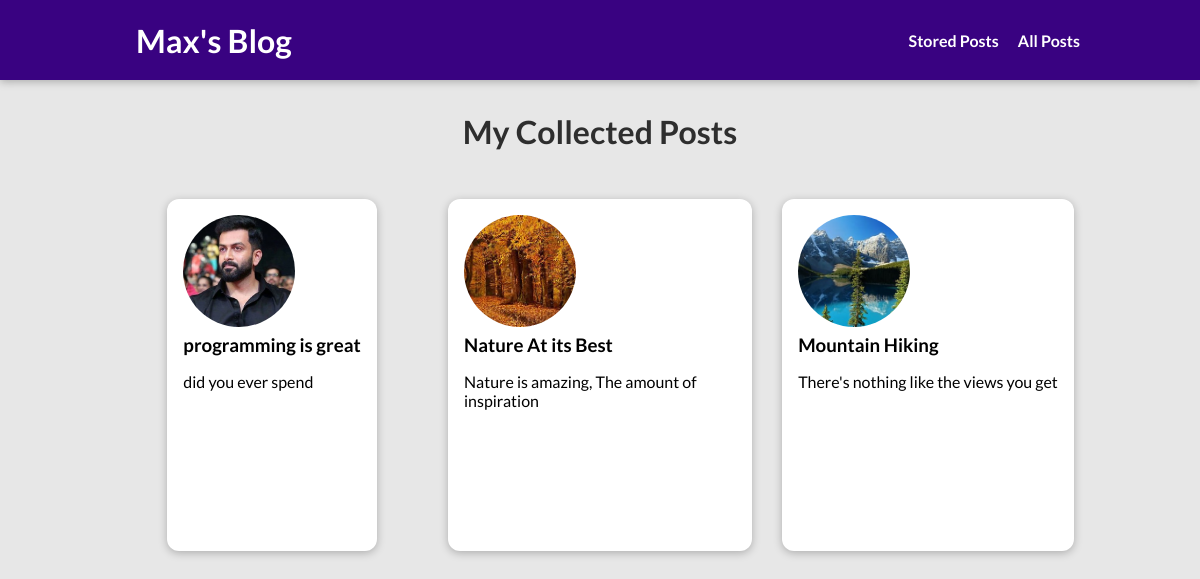
The page /posts on the database its author committed.
### blog/models.py (models this page shows, shortened)
class Post(models.Model):
    title = models.CharField(max_length=150)
    excerpt = models.CharField(max_length=200)
    image = models.ImageField(upload_to="posts", null=True)
    date = models.DateField(auto_now=True)
    slug = models.SlugField(unique=True, db_index=True)
    content = models.TextField(validators=[MinLengthValidator(10)])
    author = models.ForeignKey(Author, on_delete=models.SET_NULL, null=True, related_name="posts" )
    tags = models.ManyToManyField(Tag)

### blog/views.py (the view)
# urls.py: path("posts", views.AllPostView.as_view(), name="posts-page"),
class AllPostView(ListView):
    template_name = "blog/all-posts.html"
    model = Post
    ordering = ["-date"]
    context_object_name = "all_posts"

### blog/templates/blog/all-posts.html (shortened to what this page needs)
{% extends "base.html" %}
{% load static %}
{% block css_files %}
    <link rel="stylesheet" href="{% static "blog/post.css" %}"/>
    <link rel="stylesheet" href="{% static "blog/all-posts.css" %}"/>
{% endblock %}
{% block content %}
<section id="all-posts">
    <h2>My Collected Posts</h2>
    <ul>
        {% for post in all_posts %}
        {% include "blog/includes/post.html" %}
        {% endfor %}
    </ul>
</section>
{% endblock %}

### blog/templates/blog/includes/post.html
<li>
    <article class="post">
        <a href="{% url "post-detail-page" post.slug %}">
            <img src="{{ post.image.url }}" alt="{{ post.title }}" />
                <div class="post__content">
                    <h3>{{ post.title }}</h3>
                <p class="excerpt">
                    {{ post.excerpt }}
                </p>
            </div>
        </a>
    </article>
</li>

### static/app.css (style rules this page uses)
* { box-sizing: border-box; }
html { font-family: "Lato", sans-serif; }
body { margin: 0; }
h1, h2, h3 { font-family: "Lato", sans-serif; font-weight: bold; }

### blog/static/blog/post.css (style rules this page uses)
.post { display: flex; flex-direction: column; align-items: center; }
.post a { text-decoration: none; color: black; transition: all 0.25 ease; padding: 1rem; }
.post img { width: 5rem; height: 5rem; object-fit: cover; border-radius: 50%; }
.post h3 { margin: 0.25rem 0; }

### blog/static/blog/all-posts.css (style rules this page uses)
body { background-color: #e7e7e7; }
#all-posts { margin: 7rem auto; width: 90%; max-width: 60rem }
#all-posts h2 { text-align: center; font-size: 2rem; color: #2e2e2e; margin: 3rem 0; }
ul { list-style: none; margin: 0; padding: 0; display: grid; grid-template-columns: repeat(auto-fill, minmax(17rem, 1fr)); gap: 1.5rem; }
.post img { width: 7rem; height: 7rem; }
.post a { height: 22rem; transform-origin: center; box-shadow: 0 2px 8px rgba(0, 0, 0, 0.25); border-radius: 12px; background-color: white; }

### rows shown on the page
Post: image (picture), title "programming is great", excerpt "did you ever spend"
Post: image (picture), title "Nature At its Best", excerpt "Nature is amazing, The amount of inspiration"
Post: image (picture), title "Mountain Hiking", excerpt "There's nothing like the views you get"
